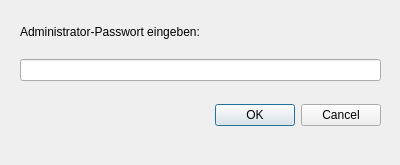
<?xml version="1.0" encoding="UTF-8"?>
<ui version="4.0">
 <class>Anmeldefenster</class>
 <widget class="QDialog" name="Anmeldefenster">
  <property name="geometry">
   <rect>
    <x>0</x>
    <y>0</y>
    <width>400</width>
    <height>165</height>
   </rect>
  </property>
  <property name="windowTitle">
   <string>Dialog</string>
  </property>
  <widget class="QDialogButtonBox" name="buttonBox">
   <property name="geometry">
    <rect>
     <x>20</x>
     <y>90</y>
     <width>361</width>
     <height>51</height>
    </rect>
   </property>
   <property name="orientation">
    <enum>Qt::Horizontal</enum>
   </property>
   <property name="standardButtons">
    <set>QDialogButtonBox::Cancel|QDialogButtonBox::Ok</set>
   </property>
  </widget>
  <widget class="QWidget" name="verticalLayoutWidget">
   <property name="geometry">
    <rect>
     <x>20</x>
     <y>10</y>
     <width>361</width>
     <height>71</height>
    </rect>
   </property>
   <layout class="QVBoxLayout" name="verticalLayout">
    <item>
     <widget class="QLabel" name="label">
      <property name="text">
       <string>Administrator-Passwort eingeben:</string>
      </property>
     </widget>
    </item>
    <item>
     <widget class="QLineEdit" name="lineEdit"/>
    </item>
   </layout>
  </widget>
 </widget>
 <resources/>
 <connections>
  <connection>
   <sender>buttonBox</sender>
   <signal>accepted()</signal>
   <receiver>Anmeldefenster</receiver>
   <slot>accept()</slot>
   <hints>
    <hint type="sourcelabel">
     <x>248</x>
     <y>254</y>
    </hint>
    <hint type="destinationlabel">
     <x>157</x>
     <y>274</y>
    </hint>
   </hints>
  </connection>
  <connection>
   <sender>buttonBox</sender>
   <signal>rejected()</signal>
   <receiver>Anmeldefenster</receiver>
   <slot>reject()</slot>
   <hints>
    <hint type="sourcelabel">
     <x>316</x>
     <y>260</y>
    </hint>
    <hint type="destinationlabel">
     <x>286</x>
     <y>274</y>
    </hint>
   </hints>
  </connection>
 </connections>
</ui>
